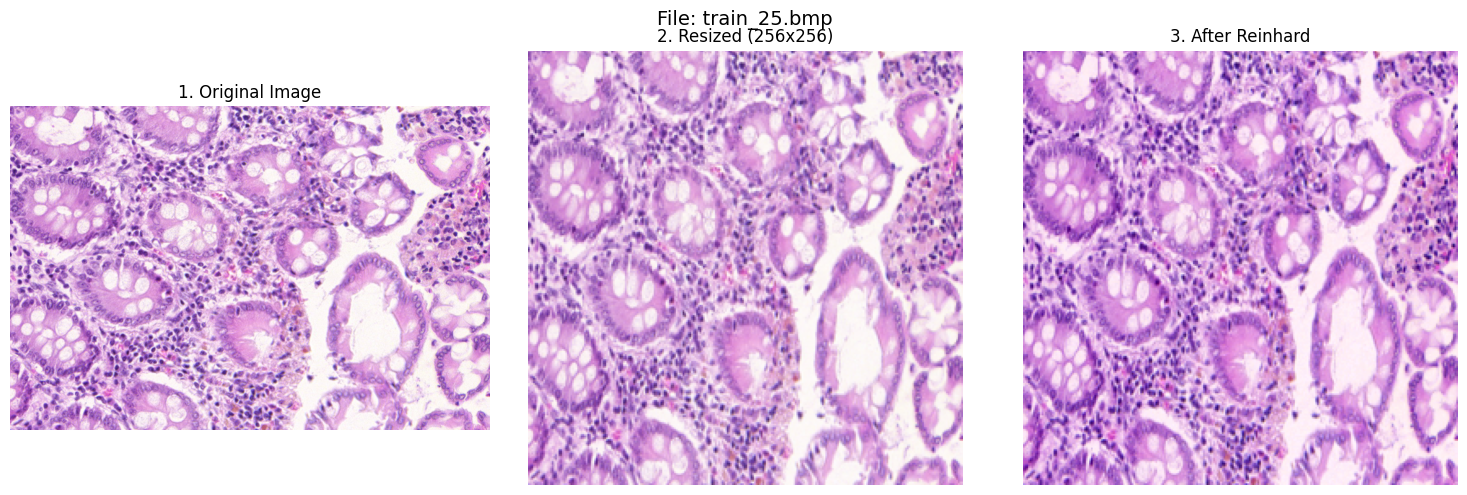
#> input picture normalization1.png, 1467 x 495 px, given in place of colonn159.jpeg, which was not available
$ jupyter execute --allow-errors reinhard_final.ipynb
#> lines starting #> are read from the running program, lines starting #| are printed output that depends on the picture; pictures that were not available may be replaced by others from this repository, and a replacement may not be noted
[cell 1]
import os
import cv2
import numpy as np
import matplotlib.pyplot as plt
import seaborn as sns
import tensorflow as tf
from tensorflow.keras import backend as K
from tensorflow.keras.applications import ResNet50
from tensorflow.keras.applications.resnet50 import preprocess_input
from tensorflow.keras import Model
from tensorflow.keras.layers import GlobalAveragePooling2D, Dense, Dropout
from tensorflow.keras.optimizers import Adam
from tensorflow.keras.callbacks import ModelCheckpoint
from sklearn.model_selection import train_test_split
from sklearn.metrics import classification_report, confusion_matrix

# Reproducibility
SEED        = 42
IMG_SIZE    = 256
BATCH_SIZE  = 32
EPOCHS      = 32
LR          = 1e-3
CLASS_NAMES = ['Benign', 'Adenocarcinoma']
AUTOTUNE    = tf.data.AUTOTUNE

np.random.seed(SEED)
tf.random.set_seed(SEED)
#> (this line was passed over: tensorflow is not available in this run)

VALID_EXTENSIONS = ('.jpeg', '.jpg')

DATA_DIRS = {
    0: '/kaggle/input/datasets/samadolaouar/all-dataset-we-have/training_data/training_data/colon_n',
    1: '/kaggle/input/datasets/samadolaouar/all-dataset-we-have/training_data/training_data/colon_aca',
}

[cell 2]
# ====================== Reinhard Normalizer ======================
class ReinhardNormalizer:
    def __init__(self):
        self.target_means = None
        self.target_stds = None

    def _lab_split(self, I):
        I_lab = cv2.cvtColor(I, cv2.COLOR_RGB2LAB).astype(np.float32)
        I1, I2, I3 = cv2.split(I_lab)
        I1 = I1 / 2.55
        I2 = I2 - 128.0
        I3 = I3 - 128.0
        return I1, I2, I3

    def _merge_back(self, I1, I2, I3):
        I1 = I1 * 2.55
        I2 = I2 + 128.0
        I3 = I3 + 128.0
        merged = np.clip(cv2.merge((I1, I2, I3)), 0, 255).astype(np.uint8)
        return cv2.cvtColor(merged, cv2.COLOR_LAB2RGB)

    def _get_mean_std(self, I):
        I1, I2, I3 = self._lab_split(I)
        m1, s1 = cv2.meanStdDev(I1)
        m2, s2 = cv2.meanStdDev(I2)
        m3, s3 = cv2.meanStdDev(I3)
        return (m1[0][0], m2[0][0], m3[0][0]), (s1[0][0], s2[0][0], s3[0][0])

    def _standardize_brightness(self, I):
        p = np.percentile(I, 95)
        return np.clip(I * 255.0 / p, 0, 255).astype(np.uint8)

    def fit(self, target):
        target = self._standardize_brightness(target)
        self.target_means, self.target_stds = self._get_mean_std(target)
        print("✅ Reinhard Normalizer fitted successfully on real reference.")

    def transform(self, I):
        I = self._standardize_brightness(I)
        I1, I2, I3 = self._lab_split(I)
        means, stds = self._get_mean_std(I)

        norm1 = ((I1 - means[0]) * (self.target_stds[0] / stds[0])) + self.target_means[0]
        norm2 = ((I2 - means[1]) * (self.target_stds[1] / stds[1])) + self.target_means[1]
        norm3 = ((I3 - means[2]) * (self.target_stds[2] / stds[2])) + self.target_means[2]

        return self._merge_back(norm1, norm2, norm3)


# ====================== Load Real Reference ======================
reference_path = "/kaggle/input/datasets/samadolaouar/all-dataset-we-have/training_data/training_data/colon_n/colonn159.jpeg"

ref_img = cv2.imread(reference_path)
#> ref_img is the input picture: shape (495, 1467, 3); mean B, G, R 226.2, 188.8, 221.9
ref_img = cv2.cvtColor(ref_img, cv2.COLOR_BGR2RGB)

normalizer = ReinhardNormalizer()
normalizer.fit(ref_img)
#> in _standardize_brightness, `p = np.percentile(I, 95)`: p = 255
#> in _lab_split, `I_lab = cv2.cvtColor(I, cv2.COLOR_RGB2LAB).astype(np.float32)`:
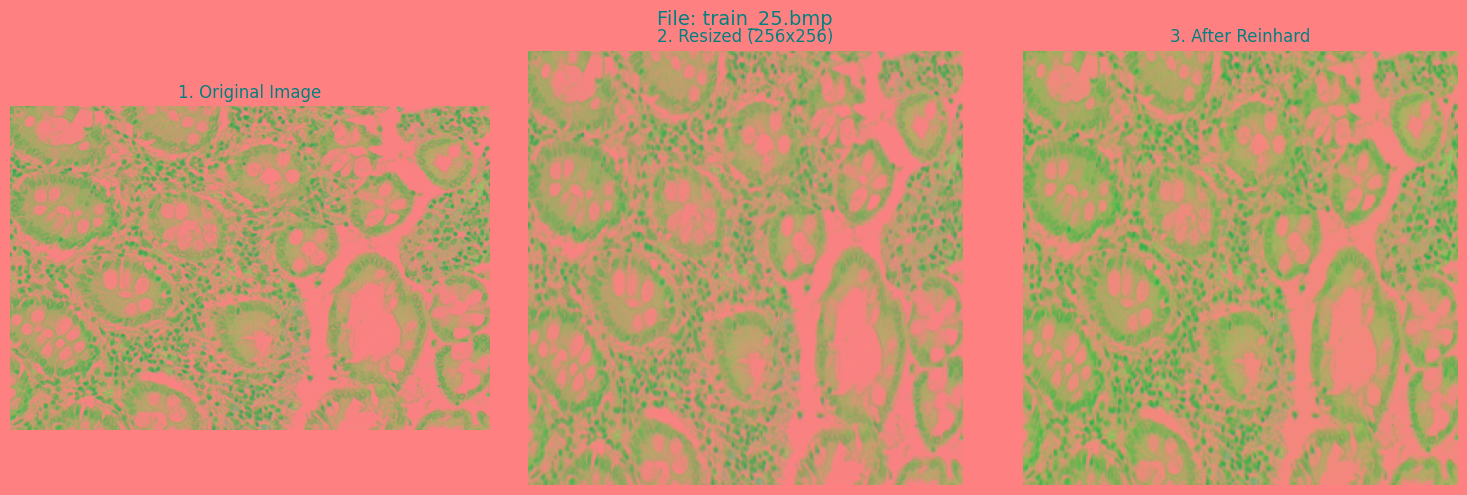
#> I_lab: shape (495, 1467, 3) float32; mean R, G, B 205, 146.9, 113.6
#> in _lab_split, `I3 = I3 - 128.0`:
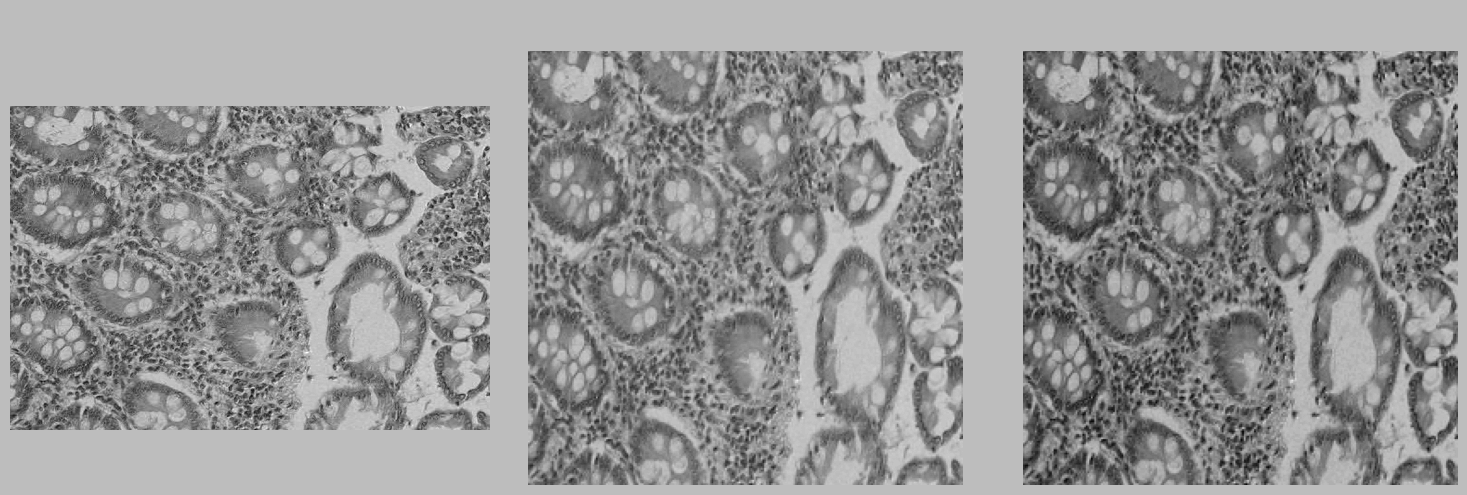
#> I3: shape (495, 1467) float32; min -67, max 23, mean -14.4; drawn with min black and max white
#> in _get_mean_std, `m1, s1 = cv2.meanStdDev(I1)`: m1 = [80.33]; s1 = [18.14]
#> in _get_mean_std, `m2, s2 = cv2.meanStdDev(I2)`: m2 = [18.9]; s2 = [15.98]
#> in _get_mean_std, `m3, s3 = cv2.meanStdDev(I3)`: m3 = [-14.38]; s3 = [14.16]
#> in fit, `self.target_means, self.target_stds = self._get_mean_std(target)`: self.target_means = (80.33, 18.9, -14.38); self.target_stds = (18.14, 15.98, 14.16)

[cell 3]
def collect_paths(data_dirs: dict) -> tuple[list, list]:
    paths, labels = [], []
    for label, folder in data_dirs.items():
        for fname in sorted(os.listdir(folder)):
            if fname.lower().endswith(VALID_EXTENSIONS):
                paths.append(os.path.join(folder, fname))
                labels.append(label)
    return paths, labels

all_paths, all_labels = collect_paths(DATA_DIRS)
print(f"Total images found: {len(all_paths)}")

#> (the rest of this cell did not finish here and is left out)

[cell 4]
# [32 lines left out: functions load_and_normalize, tf_load_and_normalize, not called in this run]

[cell 5]
# [11 lines left out: function build_dataset, not called in this run]


#> (the rest of this cell did not finish here and is left out)

#> (a cell that did not finish here is left out)

[cell 7]
from tensorflow.keras.callbacks import EarlyStopping

#> (the rest of this cell did not finish here and is left out)

#> (a cell that did not finish here is left out)

#> (a cell that did not finish here is left out)

[cell 10]
import matplotlib.pyplot as plt

# Accuracy
plt.figure(figsize=(5,5))
#> (the rest of this cell did not finish here and is left out)

#> (a cell that did not finish here is left out)

[cell 12]
import cv2
import matplotlib.pyplot as plt

# ====================== Test Image ======================
test_path = "/kaggle/input/datasets/samadolaouar/normalization-test/BENIN/train_34.bmp"

# Load the image
img_bgr = cv2.imread(test_path)
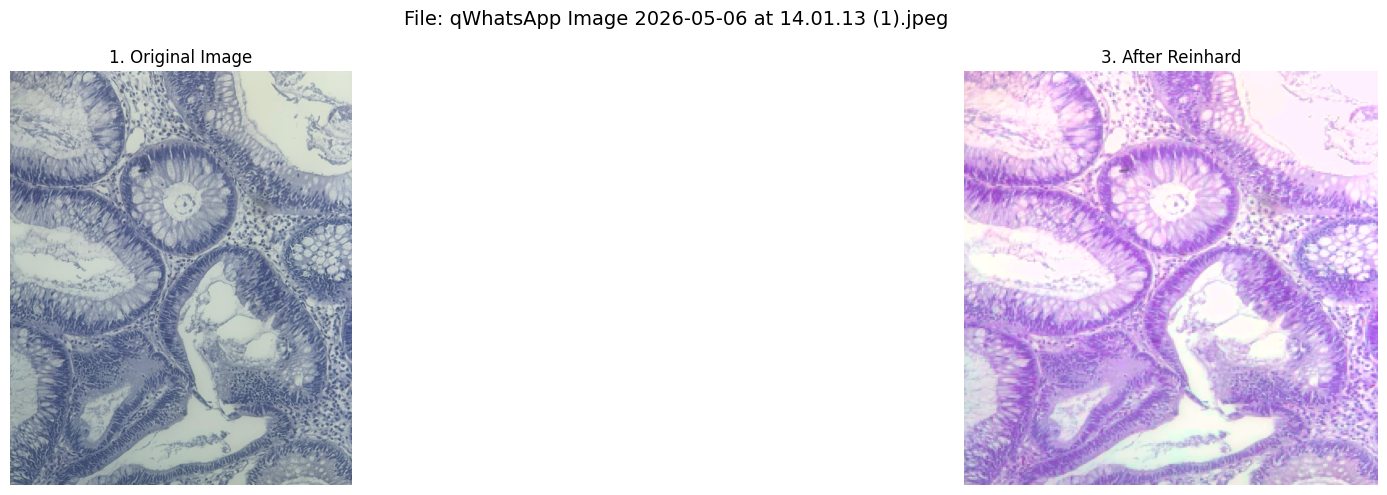
#> input picture normalization2.png, 1387 x 495 px, given in place of train_34.bmp, which was not available
#> img_bgr is the input picture: shape (495, 1387, 3); mean B, G, R 229.7, 215.1, 220.2
img_original = cv2.cvtColor(img_bgr, cv2.COLOR_BGR2RGB)

# Resize (same as your training pipeline)
img_resized = cv2.resize(img_original, (IMG_SIZE, IMG_SIZE), interpolation=cv2.INTER_AREA)

# Apply Reinhard Normalization
img_after = normalizer.transform(img_resized.copy())
#> in _lab_split (call 2), `I1 = I1 / 2.55`:
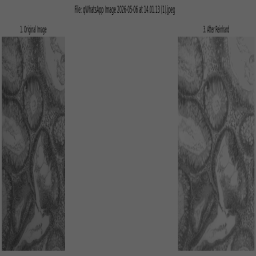
#> I1: shape (256, 256) float32; min 18.04, max 100, mean 86.6
#> in _lab_split (call 2), `I2 = I2 - 128.0`:
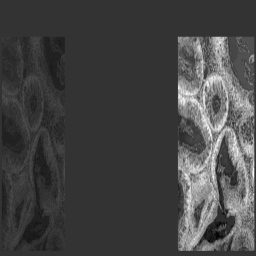
#> I2: shape (256, 256) float32; min -14, max 55, mean 4.7; drawn with min black and max white
#> in _lab_split (call 2), `I3 = I3 - 128.0`:
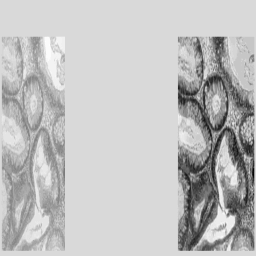
#> I3: shape (256, 256) float32; min -58, max 10, mean -6.7; drawn with min black and max white
#> in transform, `means, stds = self._get_mean_std(I)`: means = (86.57, 4.71, -6.7); stds = (17.58, 10.53, 11.39)
#> in transform, `norm1 = ((I1 - means[0]) * (self.target_stds[0] / stds[0])) + self.tar..`:
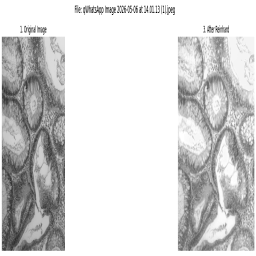
#> norm1: shape (256, 256) float32; min 9.64, max 94.18, mean 80.3; drawn with min black and max white
#> in _merge_back, `I2 = I2 + 128.0`:
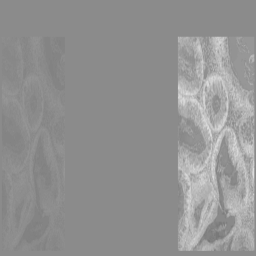
#> I2: shape (256, 256) float32; min 118.5, max 223.3, mean 146.9
#> in _merge_back, `merged = np.clip(cv2.merge((I1, I2, I3)), 0, 255).astype(np.uint8)`:
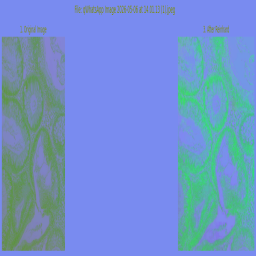
#> merged: shape (256, 256, 3); mean of channels 0, 1, 2 204.5, 146.3, 112.9; drawn as B, G, R
#> in _merge_back, `return cv2.cvtColor(merged, cv2.COLOR_LAB2RGB)`:
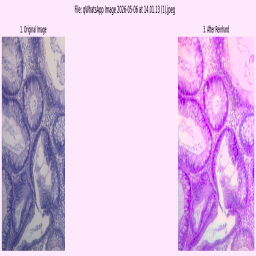
#> returned value: shape (256, 256, 3); mean R, G, B 220.3, 188.8, 227.7

# ====================== Display Before & After ======================
plt.figure(figsize=(15, 5))

plt.subplot(1, 3, 1)
plt.imshow(img_original)
plt.title('1. Original Image')
plt.axis('off')

plt.subplot(1, 3, 2)
plt.imshow(img_resized)
plt.title(f'2. Resized ({IMG_SIZE}x{IMG_SIZE})')
plt.axis('off')

plt.subplot(1, 3, 3)
plt.imshow(img_after)
plt.title('3. After Reinhard')
plt.axis('off')

plt.tight_layout()
plt.show()
